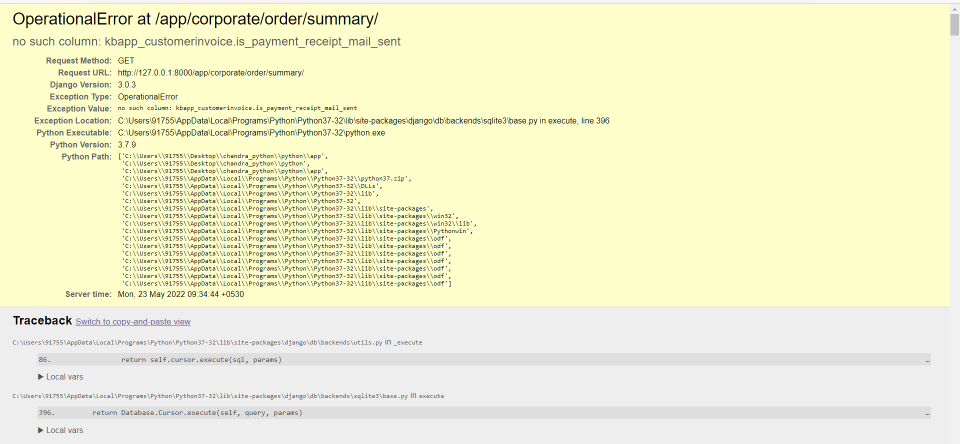
#> input picture task2/no_such_column_issue.png, 1920 x 887 px (shown at 1/2 size)
$ python task2.py
#> lines starting #> are read from the running program, lines starting #| are printed output that depends on the picture

import cv2

"""

OpenCV (Open Source Computer Vision) is one of the most widely used tools

for computer vision and image processing tasks.

OpenCV Usage:

"""

# ********************* 1. Read and write images ******************


# cv2.imread() is used to read an image.
img_grayscale = cv2.imread('no_such_column_issue.png',0)
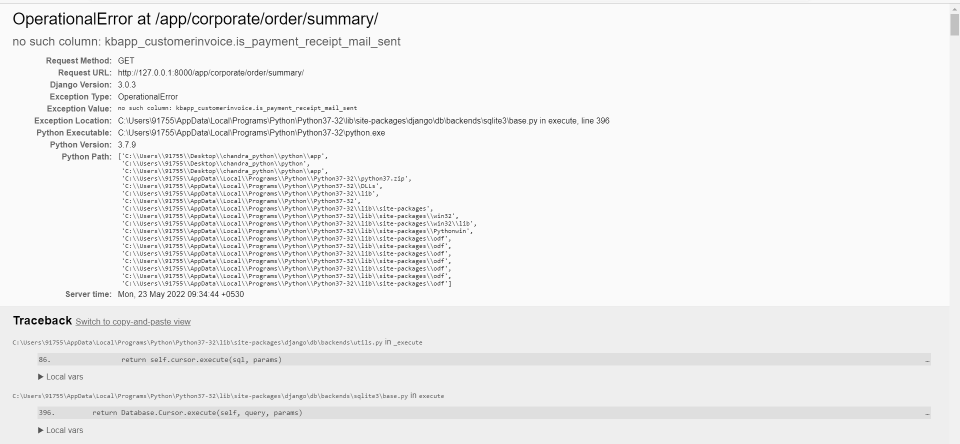
#> img_grayscale: shape (887, 1920) (shown at 1/2 size); min 0, max 251, mean 239.4


# cv2.imshow() is used to display an image in a window.
cv2.imshow('graycsale image',img_grayscale)

cv2.waitKey(0)

# cv2.destroyAllWindows() destroys all the windows we created.
cv2.destroyAllWindows()

#cv2.imwrite() is used to write an image.
cv2.imwrite('gray_scale.jpg',img_grayscale)


# ****************** 2. Image Resizing ***************************

sample_img = cv2.imread('no_such_column_issue.png')
#> sample_img is the input picture: shape (887, 1920, 3); mean B, G, R 209.1, 242.3, 242.3
cv2.imshow('Original Image', sample_img)
down_width = 300
down_height = 200
down_points = (down_width, down_height)

#downscale the image using new  width and height
resized_img = cv2.resize(sample_img, down_points, interpolation= cv2.INTER_LINEAR)
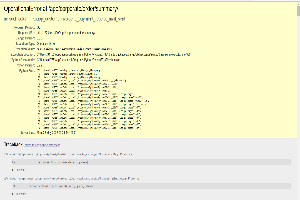
#> resized_img: shape (200, 300, 3); mean B, G, R 208.9, 242, 242
cv2.imwrite('resized_img.jpg',resized_img)


# ************************ 3. Cropping an image ******************************

img = cv2.imread('no_such_column_issue.png')

print("Image shape",img.shape)
#| Image shape (887, 1920, 3)
cv2.imshow("original", img)

cropped_image = img[100:300, 150:330]
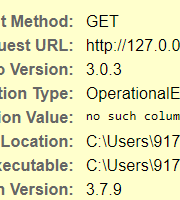
#> cropped_image: shape (200, 180, 3); mean B, G, R 188, 233.1, 233
cv2.imshow("cropped", cropped_image)
cv2.imwrite("cropped_image.jpg", cropped_image)
cv2.waitKey(0)
cv2.destroyAllWindows()

"""

They are many other usages with openCV include

4. Reading and writing Videos.

5. Image rotation and translation etc

"""
